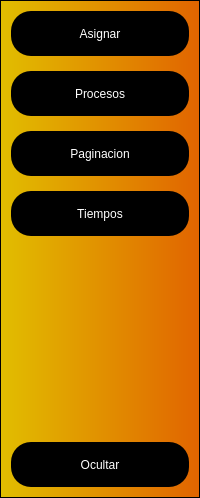
           <widget class="QFrame" name="MenuDesplegable">
            <property name="minimumSize">
             <size>
              <width>200</width>
              <height>0</height>
             </size>
            </property>
            <property name="maximumSize">
             <size>
              <width>0</width>
              <height>16777215</height>
             </size>
            </property>
            <property name="styleSheet">
             <string notr="true">QFrame{
background-color: qlineargradient(spread:pad, x1:0, y1:0, x2:1, y2:0, stop:0 rgba(225, 190, 0, 255), stop:1 rgba(225, 100, 0, 255));
}

QPushButton{
background-color:rgb(0,0,0);
border-radius:20px;
color:rgb(255,255,255);
font: 77 10pt&quot;Arial Black&quot;;

}

QPushButton:Hover{
background-color:rgb(255,255,255);
border-radius:20px;
color:rgb(225, 131, 0);
font: 77 10pt&quot;Arial Black&quot;;
}</string>
            </property>
            <property name="frameShape">
             <enum>QFrame::StyledPanel</enum>
            </property>
            <property name="frameShadow">
             <enum>QFrame::Raised</enum>
            </property>
            <layout class="QVBoxLayout" name="verticalLayout">
             <property name="spacing">
              <number>15</number>
             </property>
             <property name="leftMargin">
              <number>10</number>
             </property>
             <property name="topMargin">
              <number>10</number>
             </property>
             <property name="rightMargin">
              <number>10</number>
             </property>
             <property name="bottomMargin">
              <number>10</number>
             </property>
             <item>
              <widget class="QPushButton" name="Asignar">
               <property name="minimumSize">
                <size>
                 <width>135</width>
                 <height>45</height>
                </size>
               </property>
               <property name="cursor">
                <cursorShape>PointingHandCursor</cursorShape>
               </property>
               <property name="text">
                <string>Asignar</string>
               </property>
              </widget>
             </item>
             <item>
              <widget class="QPushButton" name="Procesos">
               <property name="minimumSize">
                <size>
                 <width>135</width>
                 <height>45</height>
                </size>
               </property>
               <property name="cursor">
                <cursorShape>PointingHandCursor</cursorShape>
               </property>
               <property name="text">
                <string>Procesos</string>
               </property>
              </widget>
             </item>
             <item>
              <widget class="QPushButton" name="Paginacion">
               <property name="minimumSize">
                <size>
                 <width>135</width>
                 <height>45</height>
                </size>
               </property>
               <property name="cursor">
                <cursorShape>PointingHandCursor</cursorShape>
               </property>
               <property name="text">
                <string>Paginacion</string>
               </property>
              </widget>
             </item>
             <item>
              <widget class="QPushButton" name="Tiempos">
               <property name="minimumSize">
                <size>
                 <width>135</width>
                 <height>45</height>
                </size>
               </property>
               <property name="cursor">
                <cursorShape>PointingHandCursor</cursorShape>
               </property>
               <property name="text">
                <string>Tiempos</string>
               </property>
              </widget>
             </item>
             <item>
              <spacer name="verticalSpacer">
               <property name="orientation">
                <enum>Qt::Vertical</enum>
               </property>
               <property name="sizeHint" stdset="0">
                <size>
                 <width>20</width>
                 <height>191</height>
                </size>
               </property>
              </spacer>
             </item>
             <item>
              <widget class="QPushButton" name="Ocultar">
               <property name="minimumSize">
                <size>
                 <width>135</width>
                 <height>45</height>
                </size>
               </property>
               <property name="cursor">
                <cursorShape>PointingHandCursor</cursorShape>
               </property>
               <property name="text">
                <string>Ocultar</string>
               </property>
              </widget>
             </item>
            </layout>
           </widget>
